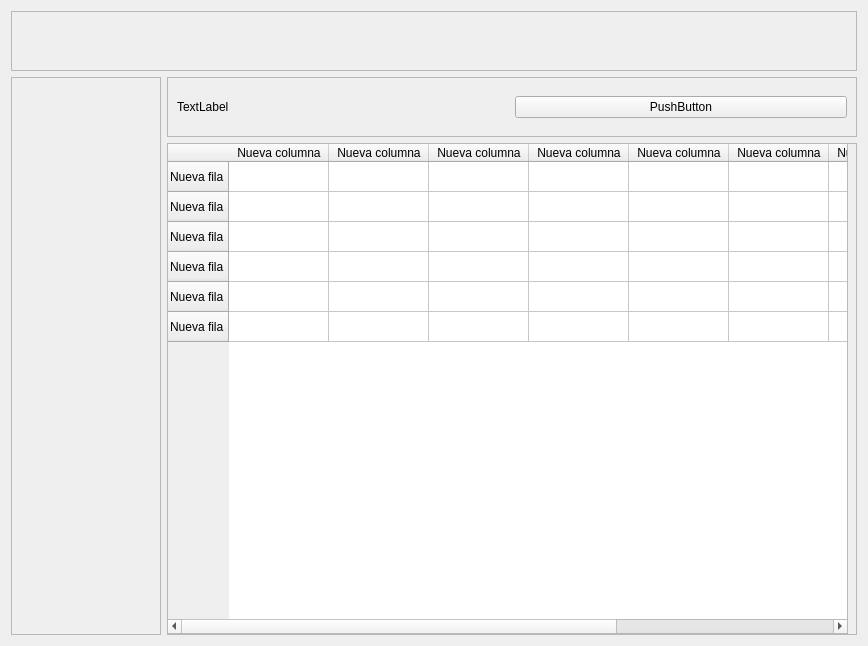
<?xml version="1.0" encoding="UTF-8"?>
<ui version="4.0">
 <class>Form</class>
 <widget class="QWidget" name="Form">
  <property name="geometry">
   <rect>
    <x>0</x>
    <y>0</y>
    <width>868</width>
    <height>646</height>
   </rect>
  </property>
  <property name="windowTitle">
   <string>Form</string>
  </property>
  <layout class="QGridLayout" name="gridLayout">
   <item row="3" column="1" rowspan="3">
    <widget class="QFrame" name="frame_4">
     <property name="maximumSize">
      <size>
       <width>16777215</width>
       <height>16777215</height>
      </size>
     </property>
     <property name="frameShape">
      <enum>QFrame::Shape::StyledPanel</enum>
     </property>
     <property name="frameShadow">
      <enum>QFrame::Shadow::Raised</enum>
     </property>
     <widget class="QTableWidget" name="tableWidget">
      <property name="geometry">
       <rect>
        <x>0</x>
        <y>0</y>
        <width>681</width>
        <height>491</height>
       </rect>
      </property>
      <row>
       <property name="text">
        <string>Nueva fila</string>
       </property>
      </row>
      <row>
       <property name="text">
        <string>Nueva fila</string>
       </property>
      </row>
      <row>
       <property name="text">
        <string>Nueva fila</string>
       </property>
      </row>
      <row>
       <property name="text">
        <string>Nueva fila</string>
       </property>
      </row>
      <row>
       <property name="text">
        <string>Nueva fila</string>
       </property>
      </row>
      <row>
       <property name="text">
        <string>Nueva fila</string>
       </property>
      </row>
      <column>
       <property name="text">
        <string>Nueva columna</string>
       </property>
      </column>
      <column>
       <property name="text">
        <string>Nueva columna</string>
       </property>
      </column>
      <column>
       <property name="text">
        <string>Nueva columna</string>
       </property>
      </column>
      <column>
       <property name="text">
        <string>Nueva columna</string>
       </property>
      </column>
      <column>
       <property name="text">
        <string>Nueva columna</string>
       </property>
      </column>
      <column>
       <property name="text">
        <string>Nueva columna</string>
       </property>
      </column>
      <column>
       <property name="text">
        <string>Nueva columna</string>
       </property>
      </column>
      <column>
       <property name="text">
        <string>Nueva columna</string>
       </property>
      </column>
      <column>
       <property name="text">
        <string>Nueva columna</string>
       </property>
      </column>
     </widget>
    </widget>
   </item>
   <item row="2" column="1">
    <widget class="QFrame" name="frame_3">
     <property name="maximumSize">
      <size>
       <width>16777215</width>
       <height>60</height>
      </size>
     </property>
     <property name="frameShape">
      <enum>QFrame::Shape::StyledPanel</enum>
     </property>
     <property name="frameShadow">
      <enum>QFrame::Shadow::Raised</enum>
     </property>
     <layout class="QHBoxLayout" name="horizontalLayout_2">
      <item>
       <widget class="QLabel" name="label_11">
        <property name="text">
         <string>TextLabel</string>
        </property>
       </widget>
      </item>
      <item>
       <widget class="QPushButton" name="pushButton">
        <property name="text">
         <string>PushButton</string>
        </property>
       </widget>
      </item>
     </layout>
    </widget>
   </item>
   <item row="0" column="0" colspan="2">
    <widget class="QFrame" name="frame">
     <property name="maximumSize">
      <size>
       <width>16777215</width>
       <height>60</height>
      </size>
     </property>
     <property name="frameShape">
      <enum>QFrame::Shape::StyledPanel</enum>
     </property>
     <property name="frameShadow">
      <enum>QFrame::Shadow::Raised</enum>
     </property>
     <layout class="QHBoxLayout" name="horizontalLayout"/>
    </widget>
   </item>
   <item row="2" column="0" rowspan="4">
    <widget class="QFrame" name="frame_2">
     <property name="maximumSize">
      <size>
       <width>150</width>
       <height>16777215</height>
      </size>
     </property>
     <property name="frameShape">
      <enum>QFrame::Shape::StyledPanel</enum>
     </property>
     <property name="frameShadow">
      <enum>QFrame::Shadow::Raised</enum>
     </property>
     <layout class="QVBoxLayout" name="verticalLayout"/>
    </widget>
   </item>
  </layout>
 </widget>
 <resources/>
 <connections/>
</ui>
